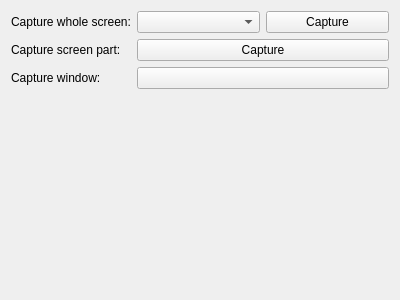
<?xml version="1.0" encoding="UTF-8"?>
<ui version="4.0">
 <class>ScreenshotWizardPage</class>
 <widget class="QWizardPage" name="ScreenshotWizardPage">
  <property name="geometry">
   <rect>
    <x>0</x>
    <y>0</y>
    <width>400</width>
    <height>300</height>
   </rect>
  </property>
  <property name="windowTitle">
   <string>WizardPage</string>
  </property>
  <layout class="QVBoxLayout" name="verticalLayout" stretch="0,1">
   <item>
    <layout class="QFormLayout" name="formLayout">
     <property name="fieldGrowthPolicy">
      <enum>QFormLayout::AllNonFixedFieldsGrow</enum>
     </property>
     <item row="0" column="0">
      <widget class="QLabel" name="label_2">
       <property name="text">
        <string>Capture whole screen:</string>
       </property>
      </widget>
     </item>
     <item row="0" column="1">
      <layout class="QHBoxLayout" name="horizontalLayout">
       <item>
        <widget class="QComboBox" name="screenComboBox"/>
       </item>
       <item>
        <widget class="QPushButton" name="captureWholeScreenPushButton">
         <property name="text">
          <string>Capture</string>
         </property>
        </widget>
       </item>
      </layout>
     </item>
     <item row="1" column="0">
      <widget class="QLabel" name="label_3">
       <property name="text">
        <string>Capture screen part:</string>
       </property>
      </widget>
     </item>
     <item row="1" column="1">
      <widget class="QPushButton" name="captureScreenPartPushButton">
       <property name="text">
        <string>Capture</string>
       </property>
      </widget>
     </item>
     <item row="2" column="0">
      <widget class="QLabel" name="label_4">
       <property name="text">
        <string>Capture window:</string>
       </property>
      </widget>
     </item>
     <item row="2" column="1">
      <widget class="ActionTools::ChooseWindowPushButton" name="captureWindowPushButton">
       <property name="text">
        <string/>
       </property>
      </widget>
     </item>
    </layout>
   </item>
   <item>
    <widget class="ActionTools::ImageLabel" name="captureImageLabel" native="true"/>
   </item>
  </layout>
 </widget>
 <customwidgets>
  <customwidget>
   <class>ActionTools::ChooseWindowPushButton</class>
   <extends>QPushButton</extends>
   <header>choosewindowpushbutton.h</header>
  </customwidget>
  <customwidget>
   <class>ActionTools::ImageLabel</class>
   <extends>QWidget</extends>
   <header>imagelabel.h</header>
   <container>1</container>
  </customwidget>
 </customwidgets>
 <resources/>
 <connections/>
</ui>
